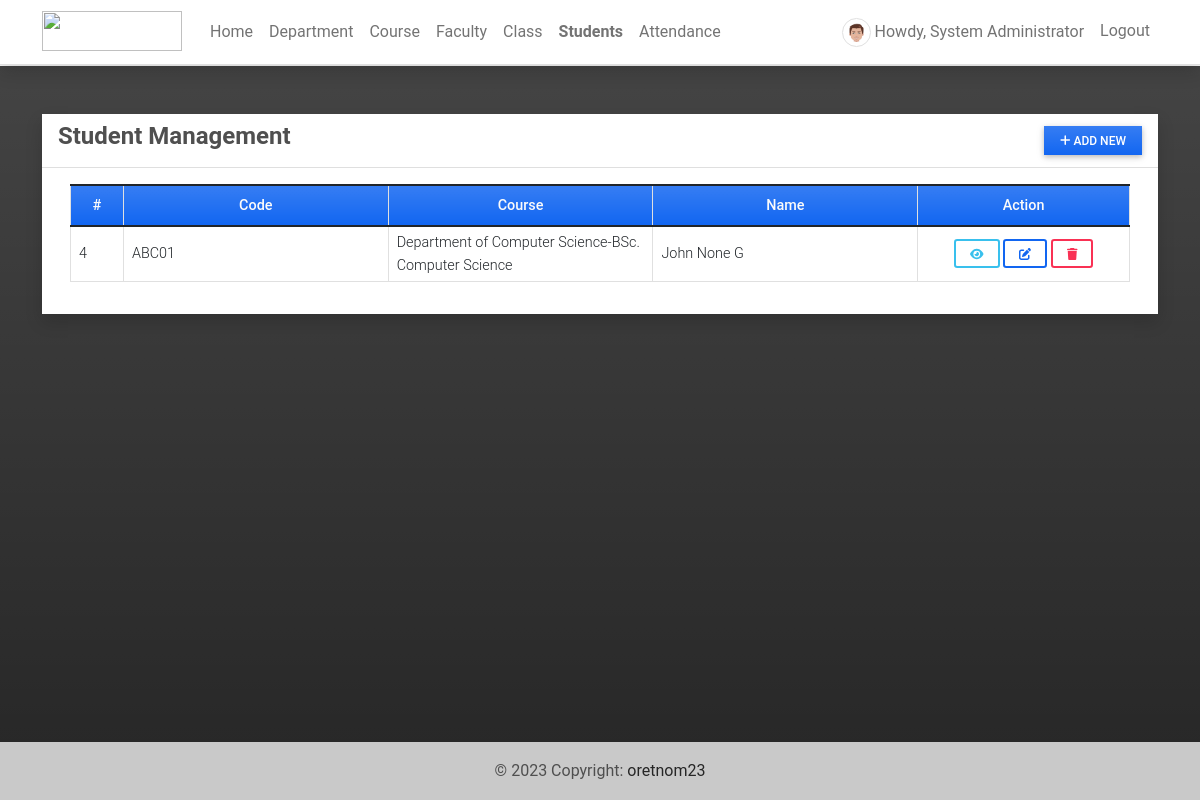
The app's page /student (signed in) with its own data.
### attendance/models.py (models this page shows, shortened)
class UserProfile(models.Model):
    user = models.OneToOneField(User, on_delete=models.CASCADE,related_name='profile')
    contact = models.CharField(max_length=250)
    dob = models.DateField(blank=True, null = True)
    address = models.TextField(blank=True, null = True)
    avatar = models.ImageField(blank=True, null = True, upload_to= 'images/')
    user_type = models.IntegerField(default = 2)
    gender = models.CharField(max_length=100, choices=[('Male','Male'),('Female','Female')], blank=True, null= True)
    department = models.ForeignKey(Department, on_delete=models.CASCADE, blank= True, null = True)

class Student(models.Model):
    student_code = models.CharField(max_length=250,blank=True, null= True)
    course=models.ForeignKey(Course,on_delete=models.CASCADE)
    first_name = models.CharField(max_length=250)
    middle_name = models.CharField(max_length=250, blank=True, null= True)
    last_name = models.CharField(max_length=250)
    gender = models.CharField(max_length=100, choices=[('Male','Male'),('Female','Female')], blank=True, null= True)
    dob = models.DateField(blank=True, null= True)
    contact = models.CharField(max_length=250, blank=True, null= True)
    date_added = models.DateTimeField(default=timezone.now)
    date_updated = models.DateTimeField(auto_now=True)

class Course(models.Model):
    department = models.ForeignKey(Department, on_delete=models.CASCADE)
    name = models.CharField(max_length=250)
    description = models.TextField(blank=True, null=True)
    status = models.IntegerField(default = 1)
    date_added = models.DateTimeField(default=timezone.now)
    date_updated = models.DateTimeField(auto_now=True)
    def __str__(self):
        return self.name

class Department(models.Model):
    name = models.CharField(max_length=250)
    description = models.TextField(blank=True, null=True)
    status = models.IntegerField(default = 1)
    date_added = models.DateTimeField(default=timezone.now)
    date_updated = models.DateTimeField(auto_now=True)
    def __str__(self):
        return self.name

### attendance/views.py (the view)
# urls.py: path('student',views.student,name='student-page'),
@login_required
def student(request):
    students = Student.objects.all()
    context['page_title'] = "Student Management"
    context['students'] = students
    return render(request, 'student_mgt.html',context)

### attendance/templates/student_mgt.html (shortened to what this page needs)
{% extends 'base.html' %} {% block pageContent %}
<div class="col-lg-12 col-md-12 col-sm-12 col-xs-12">
    <div class="card card-default rounded-0 shadow ">
        <div class="card-header">
            <div class="d-flex w-100 align-items-center justify-content-between">
                <h4 class="card-title fw-bold">Student Management</h4>
                <div class="tools">
                    <button type="button" class="btn btn-primary rounded-0 bg-gradient btn-sm" id='add_new'><i class="fa fa-plus"></i> Add New</button>
                </div>
            </div>
        </div>
        <div class="card-body">
            <div class="container-fluid">
                <table class="table table-bordered" id="student-list">
                    <colgroup>
                        <col width="5%">
                        <col width="25%">
                        <col width="25%">
                        <col width="25%">
                        <col width="20%">
                    </colgroup>
                    <thead>
                        <tr class="bg-gradient bg-primary bg-opacity-50 text-light">
                            <th class="px-2 py-2 text-center">#</th>
                            <th class="px-2 py-2 text-center">Code</th>
                            <th class="px-2 py-2 text-center">Course</th>
                            <th class="px-2 py-2 text-center">Name</th>
                            <th class="px-2 py-2 text-center">Action</th>
                        </tr>
                    </thead>
                    <tbody>
                        {% for student in students %}
                        <tr>
                            <td class="px-2 py-1 align-middle">{{ student.id }}</td>
                            <td class="px-2 py-1 align-middle">{{ student.student_code }}</td>
                            <td class="px-2 py-1 align-middle">{{ student.course.department }}-{{ student.course }}</td>
                            <td class="px-2 py-1 align-middle">{{ student.first_name }} {{ student.middle_name }} {{ student.last_name }}</td>
                            <td class="px-2 py-1 align-middle text-center">
                                <a class="btn btn-outline-info btn-sm view-data" href="javascript:void(0)" data-url="{% url 'view-student-modal' student.pk %}" title="View Details">
                                    <i class="fa fa-eye"></i>
                                </a>
                                {% if user.profile.user_type == 1 %}
                                <a class="btn btn-outline-primary btn-sm edit-data" href="javascript:void(0)" data-id="{{ student.user.pk }}" title="Edit">
                                    <i class="fa fa-edit"></i>
                                </a>
                                <button class="btn btn-outline-danger btn-sm delete-data" type="button" data-id="{{ student.user.pk }}" title="Delete">
                                    <i class="fa fa-trash"></i>
                                </button>
                                {% endif  %}
                            </td>
                        </tr>
                        {% endfor %}
                    </tbody>
                </table>
            </div>
        </div>
    </div>
</div>
{% endblock pageContent %}

### attendance/templates/topNavigation.html (shortened to what this page needs)
{% load static %}
<header>
    <nav class="navbar navbar-expand-lg navbar-light bg-white fixed-top shadow border-bottom">
        <div class="container">
            <a class="navbar-brand" target="_blank" href="{% url 'home-page' %}">
                <img src="{{ MEDIA_URL }}/default/ams-logo.png" height="16" alt="" loading="lazy" style="margin-top: -3px;" />
            </a>
            <div class="collapse navbar-collapse" id="navbarExample01">
                {% if user.id %}
                <ul class="navbar-nav me-auto mb-2 mb-lg-0" id="topNav">
                    <li class="nav-item">
                        <a class="nav-link" aria-current="page" href="{% url 'home-page' %}">Home</a>
                    </li>
                    {% if user.profile.user_type == 1 %}
                    <li class="nav-item">
                        <a class="nav-link" aria-current="page" href="{% url 'department-page' %}">Department</a>
                    </li>
                    <li class="nav-item">
                        <a class="nav-link" aria-current="page" href="{% url 'course-page' %}">Course</a>
                    </li>
                    <li class="nav-item">
                        <a class="nav-link" aria-current="page" href="{% url 'faculty-page' %}">Faculty</a>
                    </li>
                    {% endif %}
                    <li class="nav-item">
                        <a class="nav-link" aria-current="page" href="{% url 'class-page' %}">Class</a>
                    </li>
                    <li class="nav-item">
                        <a class="nav-link" aria-current="page" href="{% url 'student-page' %}">Students</a>
                    </li>
                    <li class="nav-item">
                        <a class="nav-link" aria-current="page" href="{% url 'attendance-class' %}">Attendance</a>
                    </li>
                </ul>
                <ul class="navbar-nav d-flex flex-row">
                    {% if user.id %} {% if user.profile.user_type == 1 %} {% endif %}
                    <li class="nav-item me-3 me-lg-0">
                        <a class="nav-link" href="{% url 'profile' %}">
                            <span class="me-1"><img src="{% if user.profile.avatar %}{{ user.profile.avatar.url }}{% else %}{{ MEDIA_URL }}/default/default-avatar.png{% endif %}" alt="User Avatar" data-url="{% if user.profile.avatar %}{{ user.profile.avatar.url }}{% else %}{{ MEDIA_URL }}/default/default-avatar.png{% endif %}" id="user-avatar" class="img-thumbnail rounded-circle"></span>Howdy,
                            {{ user.first_name }} {{user.last_name}}
                        </a>
                    </li>
                    <li class="nav-item me-3 me-lg-0">
                        <a class="nav-link" href="{% url 'logout' %}">Logout</a>
                    </li>
                    {% else %}
                    <li class="nav-item me-3 me-lg-0">
                        <a class="nav-link" href="{% url 'login' %}">Login</a>
                    </li>
                    {% endif %}
                </ul>
                {% endif %}
            </div>
        </div>
    </nav>
</header>

### static/assets/default/css/style.css (style rules this page uses)
html, body { height: 100%; width: 100%; max-height: 100%; overflow: auto; display: flex; flex-direction: column; }
body>header { flex-shrink: auto; }
#user-avatar { width: 1.8rem; height: 1.8rem; object-fit: scale-down; object-position: center center; }
.navbar-brand>img { width: 7em; height: 2em; }
.nav-item.active a.nav-link { font-weight: bolder !important; }

### records on screen
Student: id "4", student_code "ABC01", course.department "Department of Computer Science", course "BSc. Computer Science", first_name "John", middle_name "None", last_name "G"

### other values on screen
{{ user.first_name }} "System"
{{ user.last_name }} "Administrator"
